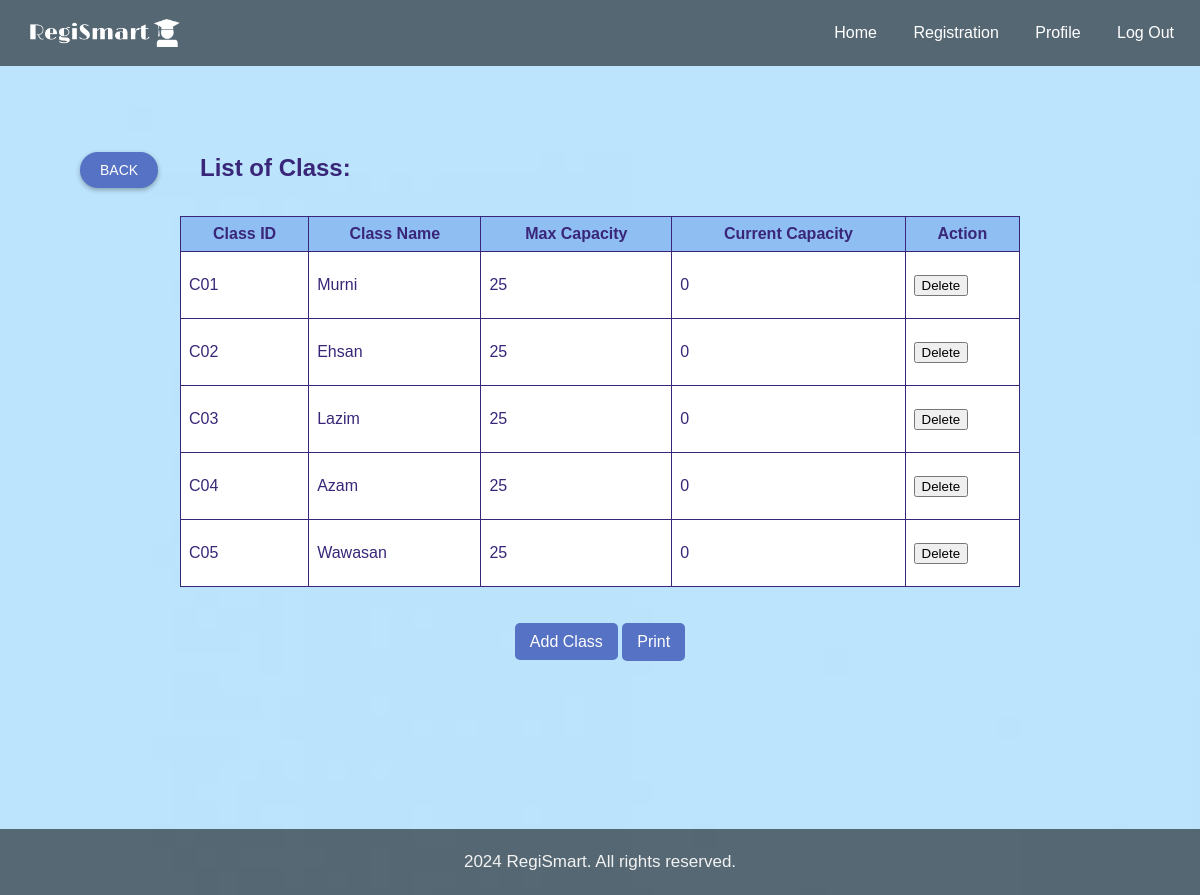
Page /RegiSmart/registration_admin/manage_class/ on the committed database.
### StudentRegistrationManagementSystem/models.py (models this page shows)
class studentClass(models.Model):
    classID = models.CharField(max_length=3, primary_key=True)
    className = models.TextField()
    maxCapacity = models.IntegerField()
    currentCapacity = models.IntegerField()

### StudentRegistrationManagementSystem/views.py (the view)
# urls.py: path('registration_admin/manage_class/', views.manageClass, name='manage_class'),
def manageClass(request):
    classes = studentClass.objects.all()
    return render(request, 'manage_class.html', {'classes': classes})

### StudentRegistrationManagementSystem/templates/manage_class.html (shortened to what this page needs)
<!DOCTYPE html>
<html lang="en">
<head>
</head>
<body>
    <div class="navbar">
        <img src="/static/RegiSmart.png" class="logo">
        <div class="nav-content">
            <a href="{% url 'home_admin' %}">Home</a>
            <a href="{% url 'registration_admin' %}">Registration</a>
            <a href="{% url 'profile_admin' %}">Profile</a>
            <a href="{% url 'login' %}">Log Out</a>
        </div>
    </div>
<br><br>
  <button id="back-btn" onclick="goBack()">BACK</button>
    <h1>List of Class:</h1>
    <br>
    <table style="padding: left ;">
        <tr>
            <th>Class ID</th>
            <th>Class Name</th>
            <th>Max Capacity</th>
            <th>Current Capacity</th>
            <th>Action</th>
        </tr>
        {% for data in classes %}
            <tr>
                <td>
                    <div class="p">
                    <p align="justify">
                        {{data.classID}}
                    </div>
                </td>
                <td>
                    <div class="p">
                    <p align="justify">
                        {{data.className}}
                    </div>
                </td>
                <td>
                    <div class="p">
                    <p align="justify">
                        {{data.maxCapacity}}
                    </div>
                </td>
                <td>
                    <div class="p">
                    <p align="justify">
                        {{data.currentCapacity}}
                    </div>
                </td>
                <td>
                    <form method="POST" action="{% url 'delete_class' data.classID %}" onsubmit="return confirm('Are you sure you want to delete this class?');">
                        <button type="submit" id="delete-btn" class="delete-btn">Delete</button>
                    </form>
                </td>
            </tr>
        {% endfor %}
    </table>
    <br><br>
    <center>
        <a href="add_class" id="add-btn">Add Class</a>
        <button id="print-btn" type="button" onclick="printPage()" class="print-btn">Print</button>
    </center>
    <br>
       <br><br><br><br><br><br><br><br><br><br><br><br>
   <div class="footer">
       <p>2024 RegiSmart. All rights reserved.</p>
   </div>
</body>
</html>

### StudentRegistrationManagementSystem/templates/manage_class.html (style rules this page uses)
body { font-family: Arial, sans-serif; margin: 0; padding: 0; background-image: url(/static/blue.jpg); background-repeat: no-repeat; background-size: cover; }
h1 { margin-left: 200px; font-size: x-large; color: #392678; }
.navbar { background-color: rgba(0, 0, 0, 0.546); overflow: hidden; display: flex; justify-content: space-between; align-items: center; padding: 10px 10px; }
.navbar .logo { width: 150px; cursor: pointer; margin-left: 20px; }
.nav-content { text-align: right; }
.nav-content a { display: inline-block; text-align: center; padding: 14px 16px; text-decoration: none; color: white; }
table { margin: 0 auto; width: 70%; border-collapse: collapse; }
th, td { padding: 8px; border: 1px solid #392678; }
th { background-color: #8ebef2; color: #392678; text-align: center; }
td { background-color: white; color: #392678; text-align: left; }
#add-btn { background-color: #5672C4; color: #fff; border: none; padding: 10px 15px; border-radius: 5px; cursor: pointer; text-decoration: none; }
#print-btn { font-size: medium; padding: 10px 15px; background-color: #5672C4; color: #fff; border: none; border-radius: 5px; cursor: pointer; transition: background-color 0.3s ease-in; }
#back-btn { display: inline-block; padding: 10px 20px; font-size: 14px; border-radius: 50px; background-color: #5672C4; color: #fff; border: none; cursor: pointer; transition: background-color 0.3s; box-shadow: 0 2px 5px rgba(0, 0, 0, 0.3); position: relative; overflow: hidden; top: 50px; left: 80px; }
#back-btn:before { content: ""; position: absolute; top: 0; width: 100%; height: 100%; background: linear-gradient(to right, rgba(0, 0, 0, 0.2), rgba(0, 0, 0, 0.1)); z-index: -1; }
.footer { overflow: hidden; position: fixed; background-color: rgba(0, 0, 0, 0.546); bottom: 0; width: 100%; text-align: center; padding: 3px 0; }
.footer p { display: block; color: #f2f2f2; text-align: center; padding: 14px 16px; text-decoration: none; font-size: 17px; padding: 3px 0; }

### rows in the picture
studentClass: classID "C01", className "Murni", maxCapacity "25", currentCapacity "0"
studentClass: classID "C02", className "Ehsan", maxCapacity "25", currentCapacity "0"
studentClass: classID "C03", className "Lazim", maxCapacity "25", currentCapacity "0"
studentClass: classID "C04", className "Azam", maxCapacity "25", currentCapacity "0"
studentClass: classID "C05", className "Wawasan", maxCapacity "25", currentCapacity "0"
